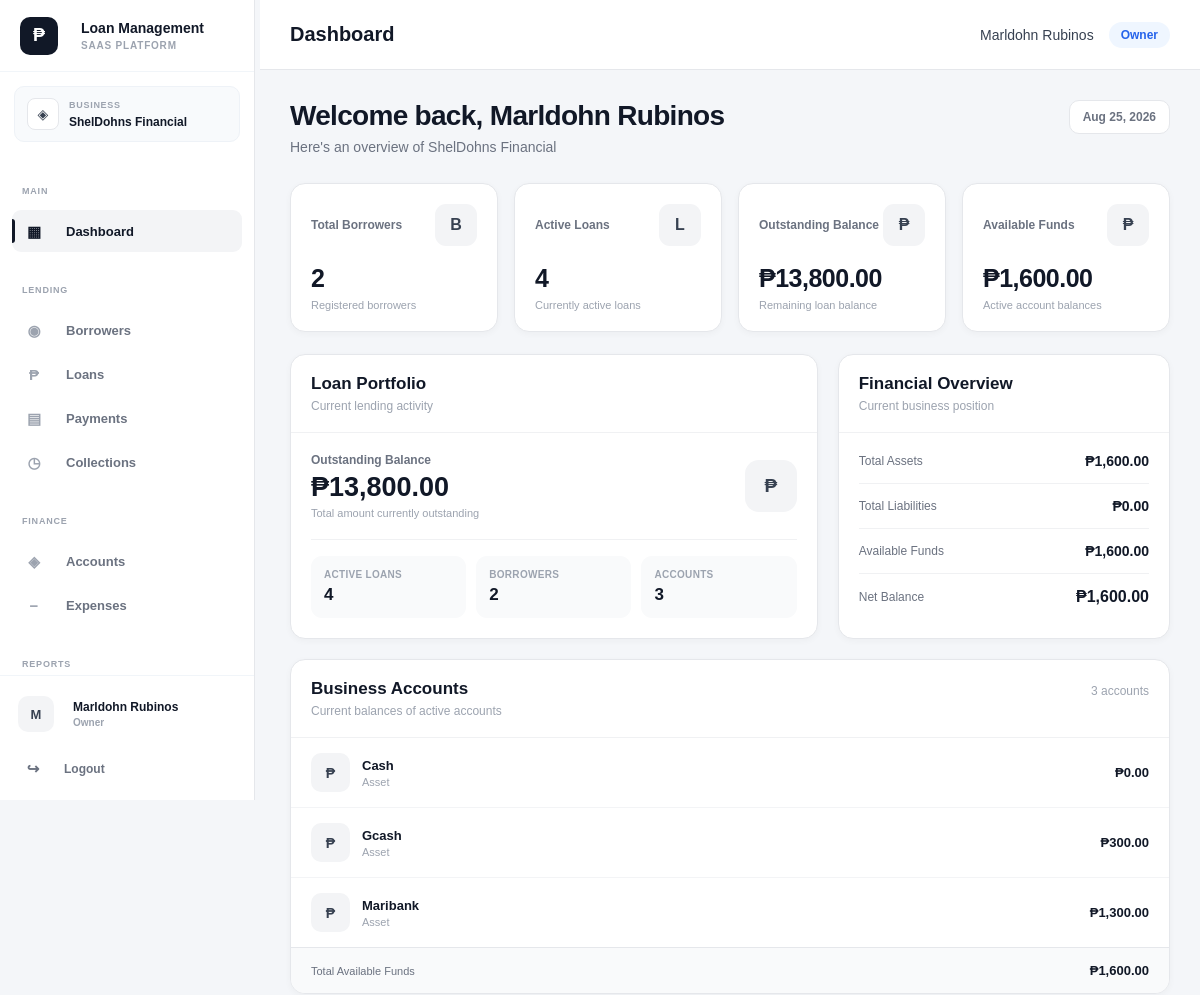
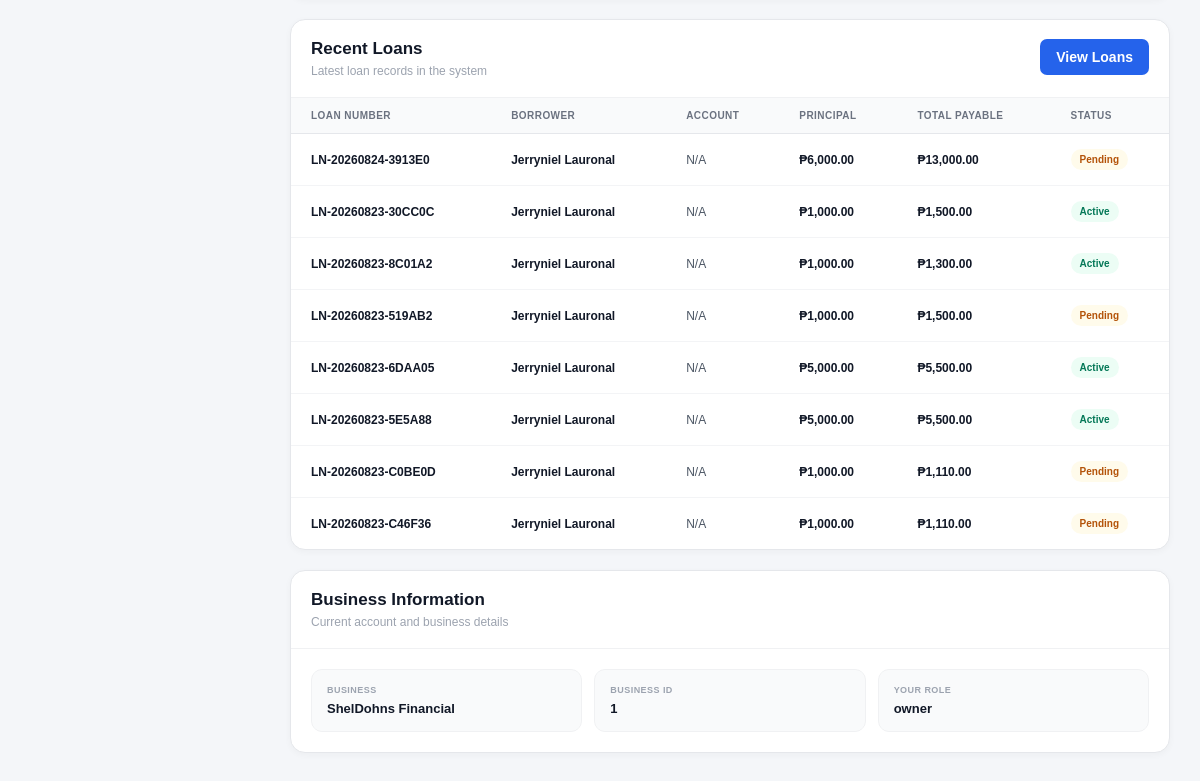
The page /public/index.php?url=dashboard (signed in) on the database its author committed (2 pictures, top to bottom).
### tables this page shows
CREATE TABLE `accounts` (
  `id` int(10) UNSIGNED NOT NULL,
  `business_id` bigint(20) UNSIGNED NOT NULL,
  `account_name` varchar(150) NOT NULL,
  `account_type` varchar(50) DEFAULT NULL,
  `balance` decimal(15,2) NOT NULL DEFAULT 0.00,
  `status` enum('active','inactive') NOT NULL DEFAULT 'active',
  `created_by` int(10) UNSIGNED DEFAULT NULL,
  `created_at` timestamp NOT NULL DEFAULT current_timestamp(),
  `updated_at` timestamp NOT NULL DEFAULT current_timestamp() ON UPDATE current_timestamp()
);

CREATE TABLE `loans` (
  `id` int(10) UNSIGNED NOT NULL,
  `business_id` bigint(20) UNSIGNED NOT NULL,
  `borrower_id` int(10) UNSIGNED NOT NULL,
  `account_id` int(10) UNSIGNED DEFAULT NULL,
  `category_id` int(10) UNSIGNED DEFAULT NULL,
  `loan_number` varchar(50) NOT NULL,
  `principal_amount` decimal(15,2) NOT NULL DEFAULT 0.00,
  `interest_rate` decimal(8,2) NOT NULL DEFAULT 0.00,
  `interest_type` enum('flat','reducing_balance') NOT NULL DEFAULT 'flat',
  `payment_type` enum('installment','full_payment') NOT NULL DEFAULT 'installment',
  `term` int(11) NOT NULL DEFAULT 1,
  `term_period` enum('days','weeks','months','years') NOT NULL DEFAULT 'months',
  `processing_fee` decimal(15,2) NOT NULL DEFAULT 0.00,
  `total_interest` decimal(15,2) NOT NULL DEFAULT 0.00,
  `total_payable` decimal(15,2) NOT NULL DEFAULT 0.00,
  `release_date` date DEFAULT NULL,
  `first_payment_date` date DEFAULT NULL,
  `status` enum('pending','approved','active','completed','overdue','cancelled','rejected') NOT NULL DEFAULT 'pending',
  `purpose` varchar(255) DEFAULT NULL,
  `notes` text DEFAULT NULL,
  `created_by` int(10) UNSIGNED DEFAULT NULL,
  `created_at` timestamp NOT NULL DEFAULT current_timestamp(),
  `updated_at` timestamp NOT NULL DEFAULT current_timestamp() ON UPDATE current_timestamp()
);

### app/views/dashboard/index.php (the view, shortened to what the rows shown need)
<?php
$user =
    $user
    ?? Auth::user();
$accounts =
    $accounts
    ?? [];
$recentLoans =
    $recentLoans
    ?? [];
if (!function_exists('dashboardMoney')) {
    function dashboardMoney(
        float $amount
    ): string {
        return '₱' .
            number_format(
                $amount,
                2
            );
    }
}
if (!function_exists('dashboardStatusClass')) {
    function dashboardStatusClass(
        string $status
    ): string {
        return match (
            strtolower(trim($status))
        ) {
            'active' =>
                'dashboard-status-active',
            'approved' =>
                'dashboard-status-approved',
            'pending' =>
                'dashboard-status-pending',
            'completed' =>
                'dashboard-status-completed',
            'overdue' =>
                'dashboard-status-overdue',
            'cancelled',
            'rejected' =>
                'dashboard-status-danger',
            default =>
                'dashboard-status-default'
        };
    }
}
$userName =
    $user['full_name']
    ??
    $user['username']
    ??
    'Administrator';
?>
<!DOCTYPE html>
<html lang="en">
<head>
    <link
        rel="stylesheet"
        href="assets/css/style.css"
    >
</head>
<body>
<?php
require APP_PATH .
    '/views/layouts/sidebar.php';
?>
<div class="main-content">
    <div class="container lm-dashboard">
        <div class="lm-dashboard-header">
            <div class="lm-dashboard-heading">
                <h1>
                    Welcome back,
                    <?= htmlspecialchars(
                        $userName
                    ) ?>
                </h1>
            </div>
        </div>
        <div class="lm-main-grid">
            <div class="lm-panel">
                <div class="lm-panel-header">
                    <div>
                        <h2 class="lm-panel-title">
                            Loan Portfolio
                        </h2>
                    </div>
                </div>
            </div>
            <div class="lm-panel">
                <div class="lm-panel-header">
                    <div>
                        <h2 class="lm-panel-title">
                            Financial Overview
                        </h2>
                    </div>
                </div>
            </div>
        </div>
        <div
            class="lm-panel"
            style="margin-bottom:20px;"
        >
            <div class="lm-panel-header">
                <div>
                    <h2 class="lm-panel-title">
                        Business Accounts
                    </h2>
                </div>
            </div>
            <?php if (!empty($accounts)): ?>
                <div class="lm-account-list">
                    <?php foreach (
                        $accounts
                        as $account
                    ): ?>
                        <div class="lm-account">
                            <div class="lm-account-left">
                                <div class="lm-account-icon">
                                    ₱
                                </div>
                                <div class="lm-account-details">
                                    <div class="lm-account-name">
                                        <?= htmlspecialchars(
                                            $account['account_name']
                                            ??
                                            'Unnamed Account'
                                        ) ?>
                                    </div>
                                    <div class="lm-account-type">
                                        <?= htmlspecialchars(
                                            $account['account_type']
                                            ??
                                            'Account'
                                        ) ?>
                                    </div>
                                </div>
                            </div>
                            <div class="lm-account-balance">
                                <?= dashboardMoney(
                                    (float) (
                                        $account['balance']
                                        ??
                                        0
                                    )
                                ) ?>
                            </div>
                        </div>
                    <?php endforeach; ?>
                </div>
            <?php else: ?>
                <div class="lm-empty">
                    No active business accounts found.
                </div>
            <?php endif; ?>
        </div>
        <div class="lm-panel">
            <div class="lm-panel-header">
                <div>
                    <h2 class="lm-panel-title">
                        Recent Loans
                    </h2>
                </div>
            </div>
            <?php if (!empty($recentLoans)): ?>
                <div class="lm-table-wrapper">
                    <table class="lm-table">
                        <thead>
                            <tr>
                                <th>
                                    Loan Number
                                </th>
                                <th>
                                    Borrower
                                </th>
                                <th>
                                    Account
                                </th>
                                <th>
                                    Principal
                                </th>
                                <th>
                                    Total Payable
                                </th>
                                <th>
                                    Status
                                </th>
                            </tr>
                        </thead>
                        <tbody>
                            <?php foreach (
                                $recentLoans
                                as $loan
                            ): ?>
                                <?php
                                $loanStatus =
                                    $loan['status']
                                    ??
                                    'pending';
                                ?>
                                <tr>
                                    <td>
                                        <span
                                            class="lm-loan-number"
                                        >
                                            <?= htmlspecialchars(
                                                $loan['loan_number']
                                                ??
                                                'N/A'
                                            ) ?>
                                        </span>
                                    </td>
                                    <td>
                                        <span
                                            class="lm-borrower"
                                        >
                                            <?= htmlspecialchars(
                                                $loan['borrower_name']
                                                ??
                                                'Unknown Borrower'
                                            ) ?>
                                        </span>
                                    </td>
                                    <td>
                                        <?= htmlspecialchars(
                                            $loan['account_name']
                                            ??
                                            'N/A'
                                        ) ?>
                                    </td>
                                    <td>
                                        <span
                                            class="lm-amount"
                                        >
                                            <?= dashboardMoney(
                                                (float) (
                                                    $loan[
                                                        'principal_amount'
                                                    ]
                                                    ??
                                                    0
                                                )
                                            ) ?>
                                        </span>
                                    </td>
                                    <td>
                                        <span
                                            class="lm-amount"
                                        >
                                            <?= dashboardMoney(
                                                (float) (
                                                    $loan[
                                                        'total_payable'
                                                    ]
                                                    ??
                                                    0
                                                )
                                            ) ?>
                                        </span>
                                    </td>
                                    <td>
                                        <span
                                            class="lm-status <?= htmlspecialchars(
                                                dashboardStatusClass(
                                                    $loanStatus
                                                )
                                            ) ?>"
                                        >
                                            <?= htmlspecialchars(
                                                ucfirst(
                                                    $loanStatus
                                                )
                                            ) ?>
                                        </span>
                                    </td>
                                </tr>
                            <?php endforeach; ?>
                        </tbody>
                    </table>
                </div>
            <?php else: ?>
                <div class="lm-empty">
                    No loans have been created yet.
                </div>
            <?php endif; ?>
        </div>
        <div
            class="lm-panel"
            style="margin-top:20px;"
        >
            <div class="lm-panel-header">
                <div>
                    <h2 class="lm-panel-title">
                        Business Information
                    </h2>
                </div>
            </div>
        </div>
    </div>
</div>
</body>
</html>

### rows shown on the page
accounts: account_name "Cash", account_type "Asset", balance "₱0.00"
accounts: account_name "Gcash", account_type "Asset", balance "₱300.00"
accounts: account_name "Maribank", account_type "Asset", balance "₱1,300.00"
loans: loan_number "LN-20260824-3913E0", borrower_name "Jerryniel Lauronal", account_name "N/A", principal_amount "₱6,000.00", total_payable "₱13,000.00", status "Pending"
loans: loan_number "LN-20260823-30CC0C", borrower_name "Jerryniel Lauronal", account_name "N/A", principal_amount "₱1,000.00", total_payable "₱1,500.00", status "Active"
loans: loan_number "LN-20260823-8C01A2", borrower_name "Jerryniel Lauronal", account_name "N/A", principal_amount "₱1,000.00", total_payable "₱1,300.00", status "Active"
loans: loan_number "LN-20260823-519AB2", borrower_name "Jerryniel Lauronal", account_name "N/A", principal_amount "₱1,000.00", total_payable "₱1,500.00", status "Pending"
loans: loan_number "LN-20260823-6DAA05", borrower_name "Jerryniel Lauronal", account_name "N/A", principal_amount "₱5,000.00", total_payable "₱5,500.00", status "Active"
loans: loan_number "LN-20260823-5E5A88", borrower_name "Jerryniel Lauronal", account_name "N/A", principal_amount "₱5,000.00", total_payable "₱5,500.00", status "Active"
loans: loan_number "LN-20260823-C0BE0D", borrower_name "Jerryniel Lauronal", account_name "N/A", principal_amount "₱1,000.00", total_payable "₱1,110.00", status "Pending"
loans: loan_number "LN-20260823-C46F36", borrower_name "Jerryniel Lauronal", account_name "N/A", principal_amount "₱1,000.00", total_payable "₱1,110.00", status "Pending"

### other values the page prints
$business['name'] "ShelDohns Financial"
$avatarLetter "M"
$displayName "Marldohn Rubinos"
$displayRole "Owner"
$userName "Marldohn Rubinos"
$role "Owner"
$businessName "ShelDohns Financial"
$totalBorrowers "2"
$activeLoans "4"
$totalAccounts "3"
$businessId "1"
$role "owner"
